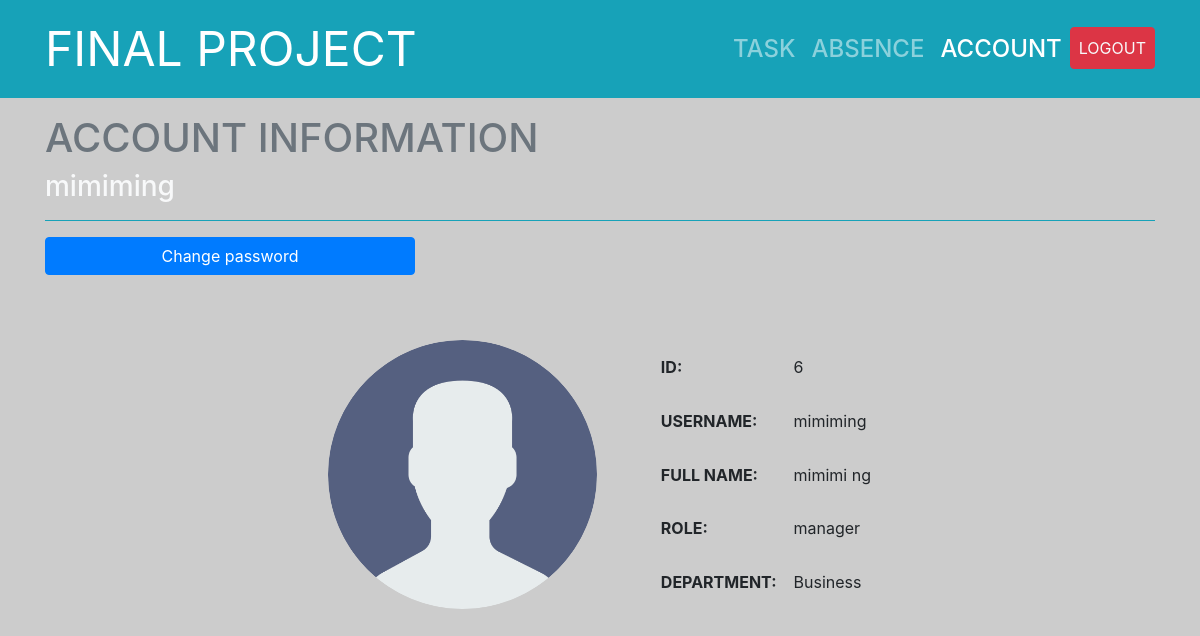
Page /account.php (signed in) on the committed database.
### tables this page shows
CREATE TABLE `employee` (
  `id` int(11) NOT NULL,
  `username` varchar(255) NOT NULL,
  `password` varchar(255) NOT NULL,
  `firstname` varchar(255) NOT NULL,
  `lastname` varchar(255) NOT NULL,
  `role` varchar(255) NOT NULL DEFAULT 'employee',
  `department` varchar(255) DEFAULT NULL,
  `activated` bit(1) DEFAULT b'0',
  `avatar` varchar(255) NOT NULL DEFAULT 'images/user.png',
  `pass_md5` varchar(255) NOT NULL
);

### db.php (called while the page is built, shortened)
<?php
    function open_database(){
        $conn = new mysqli(HOST, USER, PASS, DB);
        return $conn;
    }
    function get_user_info($user){
        $sql = "select id, firstname, lastname, role, department, avatar from employee where username=?";
        $conn = open_database();
        $stm = $conn->prepare($sql);
        $stm->bind_param('s',$user);
        if(!$stm->execute()){
            return array('code'=>1,'error'=>'Command not execute');
        }
        $result = $stm->get_result();
        $data = $result->fetch_assoc();
        return array('code'=>0,'data'=>$data);
    }
?>

### account.php (the view, shortened to what this page needs)
<?php
    require_once('db.php');
   $user = $_SESSION['user'];
?>
<!DOCTYPE html>
<html lang="en">
<head>
	<link rel="stylesheet" href="https://maxcdn.bootstrapcdn.com/bootstrap/4.5.2/css/bootstrap.min.css">
    <link rel="stylesheet" href="https://use.fontawesome.com/releases/v5.7.2/css/all.css"
>
	<link rel="stylesheet" href="style.css">
</head>
    <body>
    <?php
        include_once('layout/header.php');
    ?>
    <section class="container" style="height: 70vh;">
		<h1 class="mt-3 text-secondary">ACCOUNT INFORMATION</h1>
        <h3 class="mt-1 mb-3 pb-3 border-bottom border-info text-light"><?=$user?></h3>
        <a class="btn btn-primary col-12 col-sm-4" href="change_pass.php">Change password</a>
        <div class="ml-auto mr-auto account-container">
            <?php
                $data = get_user_info($user);
                if(!$data['code']){
                    $row = $data['data'];
                    ?>
                    <div class="image-box">
                        <img src="<?=$row['avatar']?>" alt="Avatar">
                    </div>
                    <table>
                    <tr>
                        <th>ID:</th>
                        <td><?=$row['id']?></td>
                    </tr>
                    <tr>
                        <th>Username:</th>
                        <td><?=$user?></td>
                    </tr>
                    <tr>
                        <th>Full name:</th>
                        <td><?=$row['firstname']?> <?=$row['lastname']?></td>
                    </tr>
                    <tr>
                        <th>Role:</th>
                        <td><?=$row['role']?></td>
                    </tr>
                    <tr>
                        <th>Department:</th>
                        <td><?=$row['department']?></td>
                    </tr>
                    <?php
                }
            ?>
        </table>
        </div>
    </section>
</body>
</html>

### style.css (style rules this page uses)
* { box-sizing: border-box; }
body { background-color: #cccccc; }
.account-container { display: flex; justify-content: center; flex-wrap: wrap; align-items: center; height: 50vh; position: relative; padding: 2rem; }
.account-container .image-box { position: relative; height: 80%; margin-right: 2rem; }
.account-container table { height: 80%; }
.account-container th { padding-left: 2rem; padding-right: 1rem; text-transform: uppercase; }
.image-box img { display: block; height: 100%; width: 100%; border-radius: 50%; }

### rows in the picture
employee: avatar (placeholder picture), id "6", firstname "mimimi", lastname "ng", role "manager", department "Business"

### other values in the picture
$user "mimiming"
